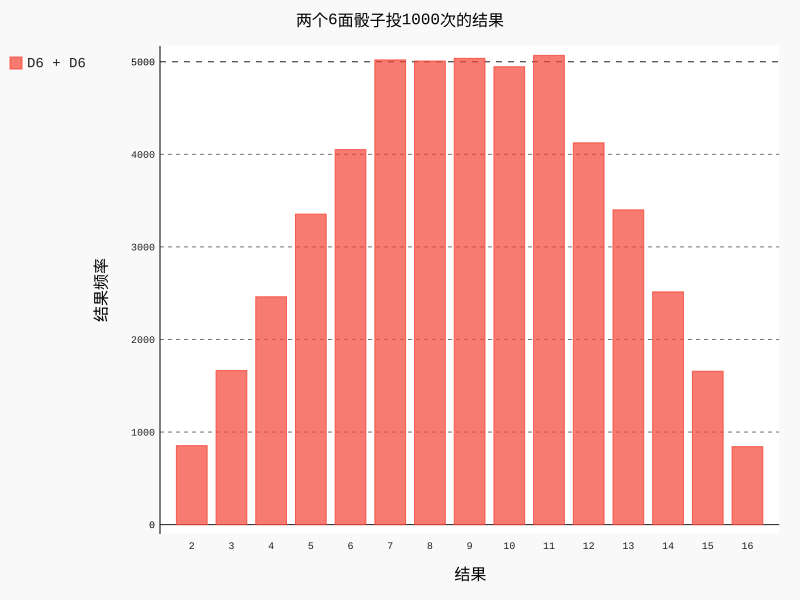

The Python source for this figure:
# -*- coding: utf-8 -*-
# @Time : 2019-07-25 22:47
# @Author : HuJiangong
# @File : die_visual.py
# @Version : Python 3.6.5
# @Software: PyCharm

import pygal
from ch15.die import Die

# 创建一个D6
die_1 = Die()
die_2 = Die(10)
# 掷骰子，并将结果存储到一个列表中

results = []
for roll_num in range(50000):
    result = die_1.roll() + die_2.roll()
    results.append(result)

# 分析结果
frequencies = []
max_result = die_1.num_sides + die_2.num_sides
for value in range(2, max_result + 1):
    frequency = results.count(value)
    frequencies.append(frequency)

print(frequencies)
# 对结果进行可视化
hist = pygal.Bar()

hist.title = "两个6面骰子投1000次的结果"
hist.x_labels = list(range(2,17))
hist.x_title = "结果"
hist.y_title = "结果频率"

hist.add('D6 + D6', frequencies)
hist.render_to_file('die_visual.svg')
